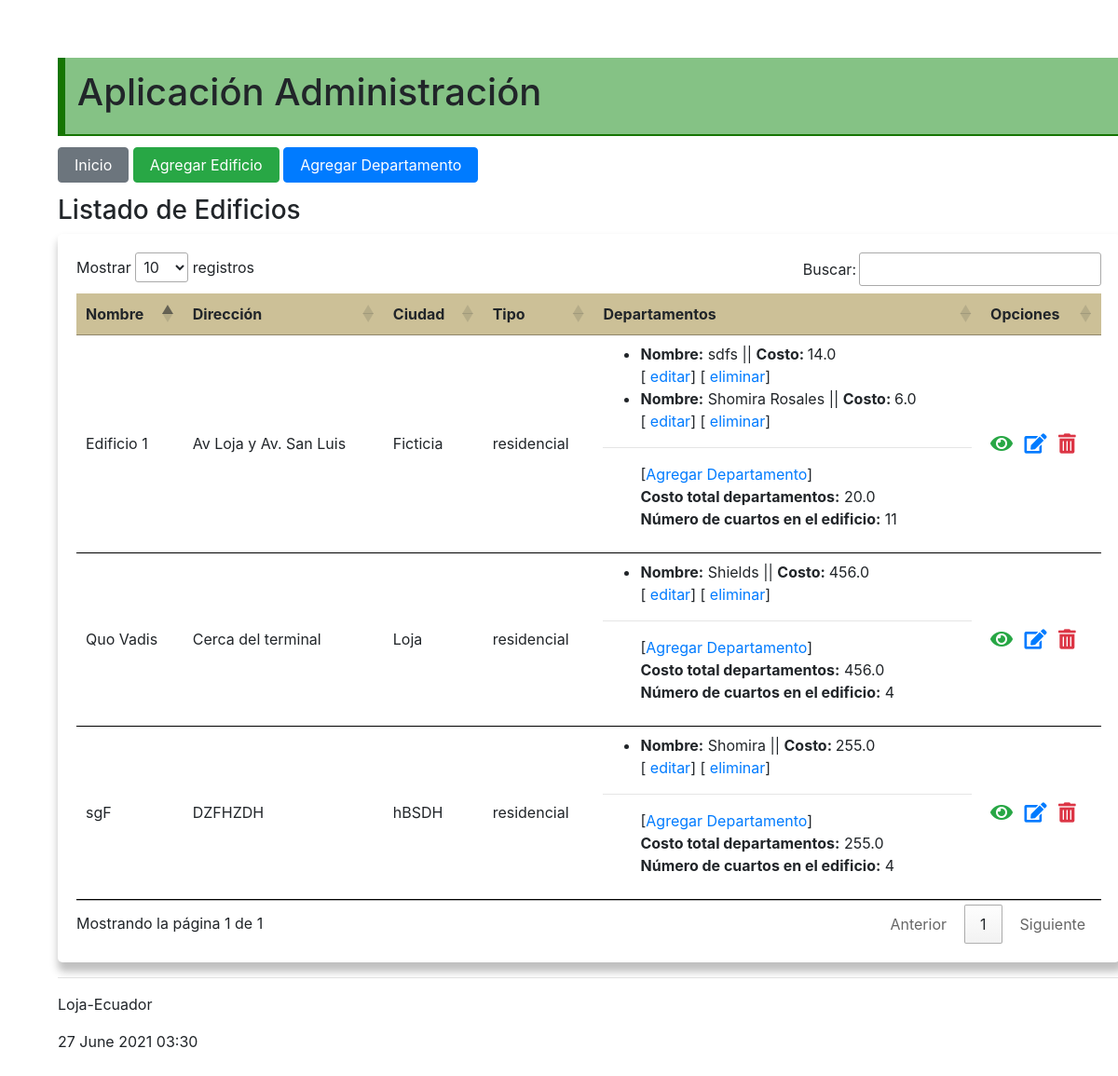
Before: / with the older database file.
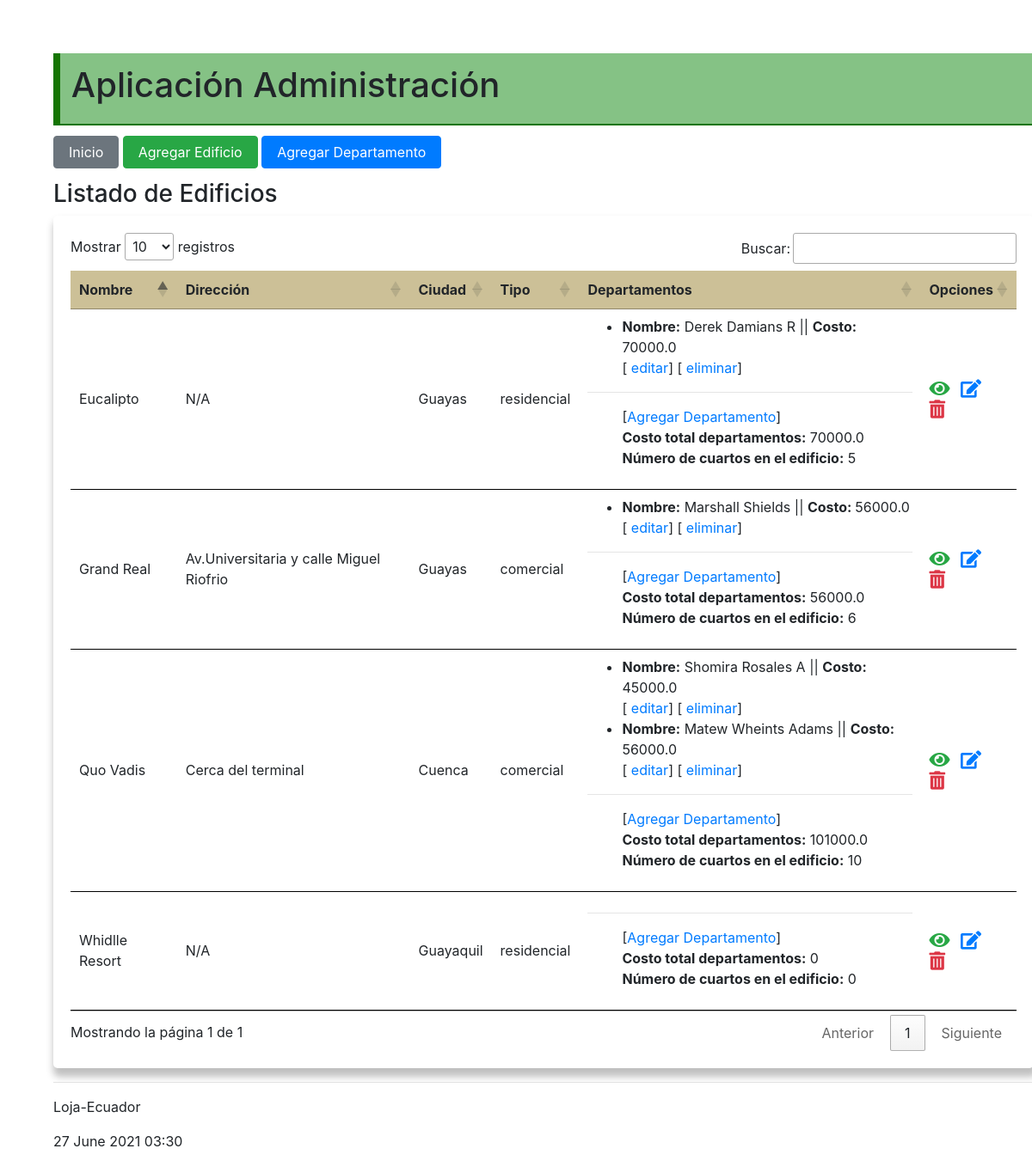
After: the same page with the newer database file.
### administrativo/models.py (models this page shows, shortened)
class Edificio(models.Model):
    tipo_edificio = (
        ('residencial', 'Residencial'),
        ('comercial', 'Comercial'),
        )
    nombre = models.CharField(max_length=30)
    direccion = models.CharField(max_length=50)
    ciudad = models.CharField(max_length=30)
    tipo = models.CharField("Tipo Edificio",max_length=30, \
            choices=tipo_edificio)
    def obt_costo_total_departamentos(self):
        valor = [d.costo for d in self.departamentos.all()]
        valor = sum(valor)
        return valor
    def obtener_num_total_cuartos(self):
        valor = [d.numero_cuartos for d in self.departamentos.all()]
        valor = sum(valor)
        return valor

class Departamento(models.Model):
    nombre_propietario = models.CharField(max_length=100)
    costo = models.FloatField()
    numero_cuartos = models.IntegerField()
    edificio = models.ForeignKey(Edificio, on_delete=models.CASCADE,
            related_name="departamentos")

### administrativo/views.py (the view)
# urls.py: path('', views.index, name='index'),
def index(request):
    edificios = Edificio.objects.all()
    informacion_template = {'edificios': edificios, 'numero_edificios': len(edificios)}
    return render(request, 'index.html', informacion_template)

### administrativo/templates/index.html (shortened to what this page needs)
{% extends "master.html" %}
{% block content %}
<h3>Listado de Edificios</h3>
<div class="estiloTabla">
  <div class="card-body">
    <table id="tabla_datos">
      <thead>
        <tr>
          <th>Nombre</th>
          <th>Dirección</th>
          <th>Ciudad</th>
          <th>Tipo </th>
          <th>Departamentos </th>
          <th>Opciones </th>
        </tr>
      </thead>
      {% for e in edificios %}
      <tr>
        <td> {{e.nombre}}</td>
        <td> {{e.direccion}}</td>
        <td> {{e.ciudad}}</td>
        <td> {{e.tipo}}</td>
        <td>
          <ul>
            {% for d in e.departamentos.all %}
              <li>
                <span>
                  <b>Nombre:</b> {{d.nombre_propietario}} || <b>Costo: </b> {{d.costo}}
                </span>
                <br>
                <span>
                  [<a href="{% url 'editar_departamento' d.id %}"> editar</a>]
                  [<a href="{% url 'eliminar_departamento' d.id %}" onclick="return confirm('¿Está seguro que desea eliminar?')"> eliminar</a>]
                </span>
              </li>
            {% endfor %}
          </ul>
          <hr>
          <ul>
            [<a href="{% url 'crear_departamento_edificio' e.id%}">Agregar Departamento</a>]
            <br>
            <span><b>Costo total departamentos:</b> {{ e.obt_costo_total_departamentos}}</span>
              <br>
            <span><b>Número de cuartos en el edificio:</b> {{ e.obtener_num_total_cuartos}}</span>
          </ul>
        </td>
        <td>
          <a href="{% url 'obtener_edificio' e.id %}"><i class="fas fa-eye text-success fa-lg  mr-2"></i></a>
          <a href="{% url 'editar_edificio' e.id %}"><i class="fas fa-edit fa-lg  mr-2"></i></a>
          <a href="{% url 'eliminar_edificio' e.id %}"
          onclick="return confirm('¿Está seguro que desea eliminar?')">
          <i class="fas fa-trash-alt fa-lg text-danger"></i></a>
        </td>
      </tr>
      {% endfor %}
    </table>
  </div>
</div>
<hr>
{% endblock %}

### administrativo/templates/master.html (shortened to what this page needs)
<!DOCTYPE html>
<html>
  <head>
    {% load static %}
    <link rel="stylesheet" type="text/css" href="{% static 'css/estilos.css' %}">
    <link rel="stylesheet" type="text/css" href="https://cdn.datatables.net/1.10.25/css/jquery.dataTables.min.css">
    <link rel="stylesheet" href="https://stackpath.bootstrapcdn.com/bootstrap/4.5.2/css/bootstrap.min.css"
>
    <link rel="stylesheet" href="https://pro.fontawesome.com/releases/v5.10.0/css/all.css"
/>
  </head>
  <body>
    <section class="contenido">
      <section class="encabezado">
        <header>
          <h1>Aplicación Administración </h1>
        </header>
      </section>
      <div>
        <nav class="top_menu">
          <button class="btn btn-secondary"><a href="{% url 'index' %}">Inicio</a></button>
          <button class="btn btn-success"><a href="{% url 'crear_edificio' %}">Agregar Edificio</a></button>
          <button class="btn btn-primary"><a href="{% url 'crear_departamento' %}">Agregar Departamento</a></button>
        </nav>
      </div>
      <section class="">
          {% block content %}
          {% endblock %}
      </section>
      <footer>
        <p>Loja-Ecuador</p>
        <p>{% now "j F Y H:i" %}</p>
      </footer>
    </section>
  </body>
</html>

### administrativo/static/css/estilos.css (style rules this page uses)
body { background: #FEFEFD; padding: 30px; }
header { padding: 0.8em; }
.encabezado { border-left: 8px solid #167503; border-bottom: 2px solid #167503; background-color: #85c285; }
section { width: 100%; }
th, td { padding: 15px; border-bottom: 1px solid black; }
thead { background-color: #ccc097; border-bottom: 3px solid rgb(66, 55, 38); }
tr:nth-child(even) { background-color: #753b3b; }
.contenido { margin: 2em; }
.estiloTabla, .estiloTablaUs { background-color: #ffffff; border-radius: 5px; box-shadow: 2px 8px 8px 2px rgba(0, 0, 0, 0.25); }
.top_menu a { text-decoration: none; list-style:none; color: #ffffff; padding: 5px; width:95%; }
.top_menu button { margin: 0.8em 0em; }

Changed rows visible on the page:
removed Edificio: nombre "Edificio 1", direccion "Av Loja y Av. San Luis", ciudad "Ficticia", tipo "residencial", obt_costo_total_departamentos "20.0", obtener_num_total_cuartos "11"
removed Departamento: nombre_propietario "sdfs", costo "14.0", shown under "Edificio 1"
removed Departamento: nombre_propietario "Shomira Rosales", costo "6.0", shown under "Edificio 1"
removed Departamento: nombre_propietario "Shomira", costo "255.0", shown under Edificio "sgF"
removed Departamento: nombre_propietario "Shields", costo "456.0", shown under Edificio "Quo Vadis"
changed Edificio: nombre "sgF" → "Grand Real"; direccion "DZFHZDH" → "Av.Universitaria y calle Miguel Riofrio"; ciudad "hBSDH" → "Guayas"; tipo "residencial" → "comercial"; obt_costo_total_departamentos "255.0" → "56000.0"; obtener_num_total_cuartos "4" → "6"
added Departamento: nombre_propietario "Marshall Shields", costo "56000.0", shown under Edificio "Grand Real"
changed Edificio "Quo Vadis": ciudad "Loja" → "Cuenca"; tipo "residencial" → "comercial"; obt_costo_total_departamentos "456.0" → "101000.0"; obtener_num_total_cuartos "4" → "10"
added Departamento: nombre_propietario "Shomira Rosales A", costo "45000.0", shown under Edificio "Quo Vadis"
added Departamento: nombre_propietario "Matew Wheints Adams", costo "56000.0", shown under Edificio "Quo Vadis"
added Edificio: nombre "Eucalipto", direccion "N/A", ciudad "Guayas", tipo "residencial", obt_costo_total_departamentos "70000.0", obtener_num_total_cuartos "5"
added Departamento: nombre_propietario "Derek Damians R", costo "70000.0", shown under "Eucalipto"
added Edificio: nombre "Whidlle Resort", direccion "N/A", ciudad "Guayaquil", tipo "residencial", obt_costo_total_departamentos "0", obtener_num_total_cuartos "0"
